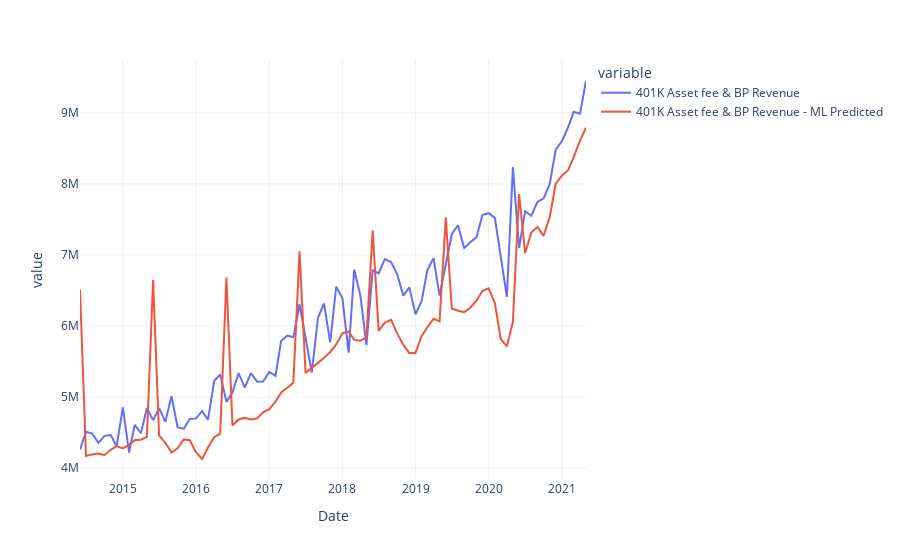

Notebook code cell kept with this figure:
### Code cell
# ------------------------------------------------------------------------------------- #
# generate and plot predicted values on the original dataset
# ------------------------------------------------------------------------------------- #

predictions = predict_model(best, data=comb_df)
predictions['Date'] = pd.date_range(start=str(train_start_dt), end = str(test_end_dt), freq = 'MS')
predictions.rename(columns={'Label':target_col+' - ML Predicted'}, inplace=True)
fig = px.line(predictions, x='Date', y=[target_col, target_col+' - ML Predicted'], template = 'plotly_white')
fig.show()

# ------------------------------------------------------------------------------------- #
# This section now applies the trained/tested model to make future predictions
# ------------------------------------------------------------------------------------- #
